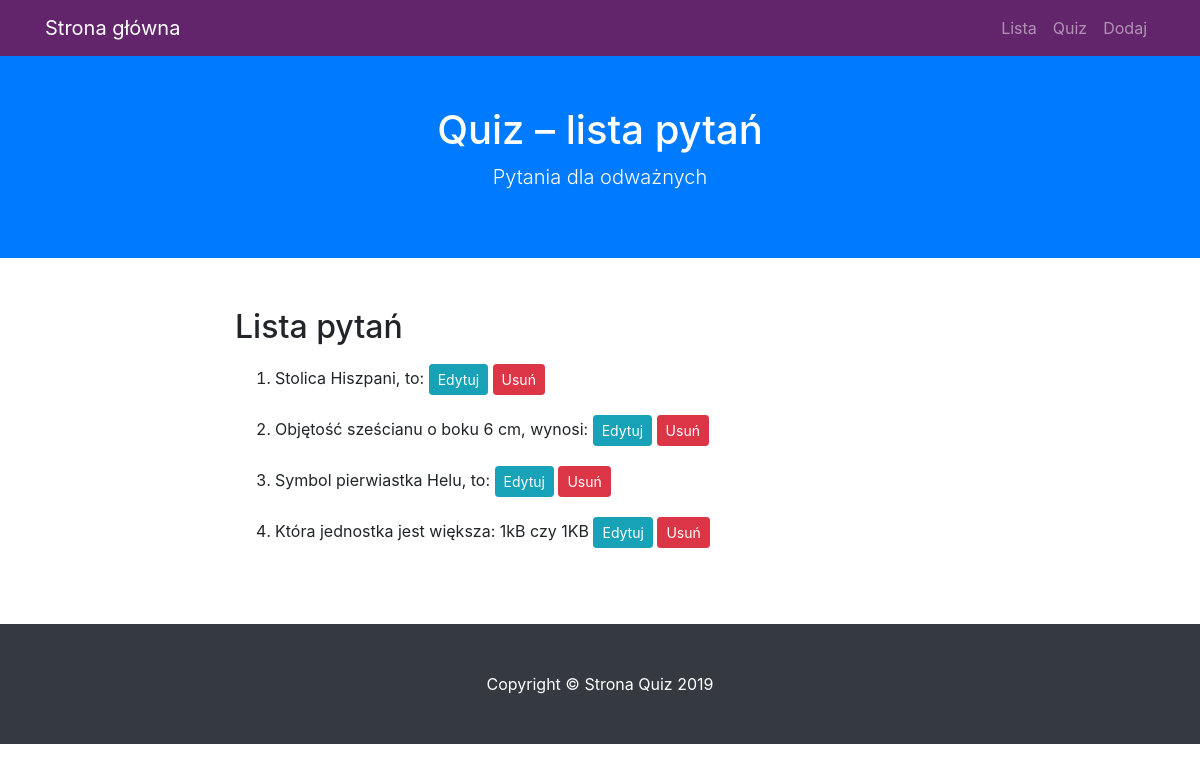
Page /lista on the earlier database version.
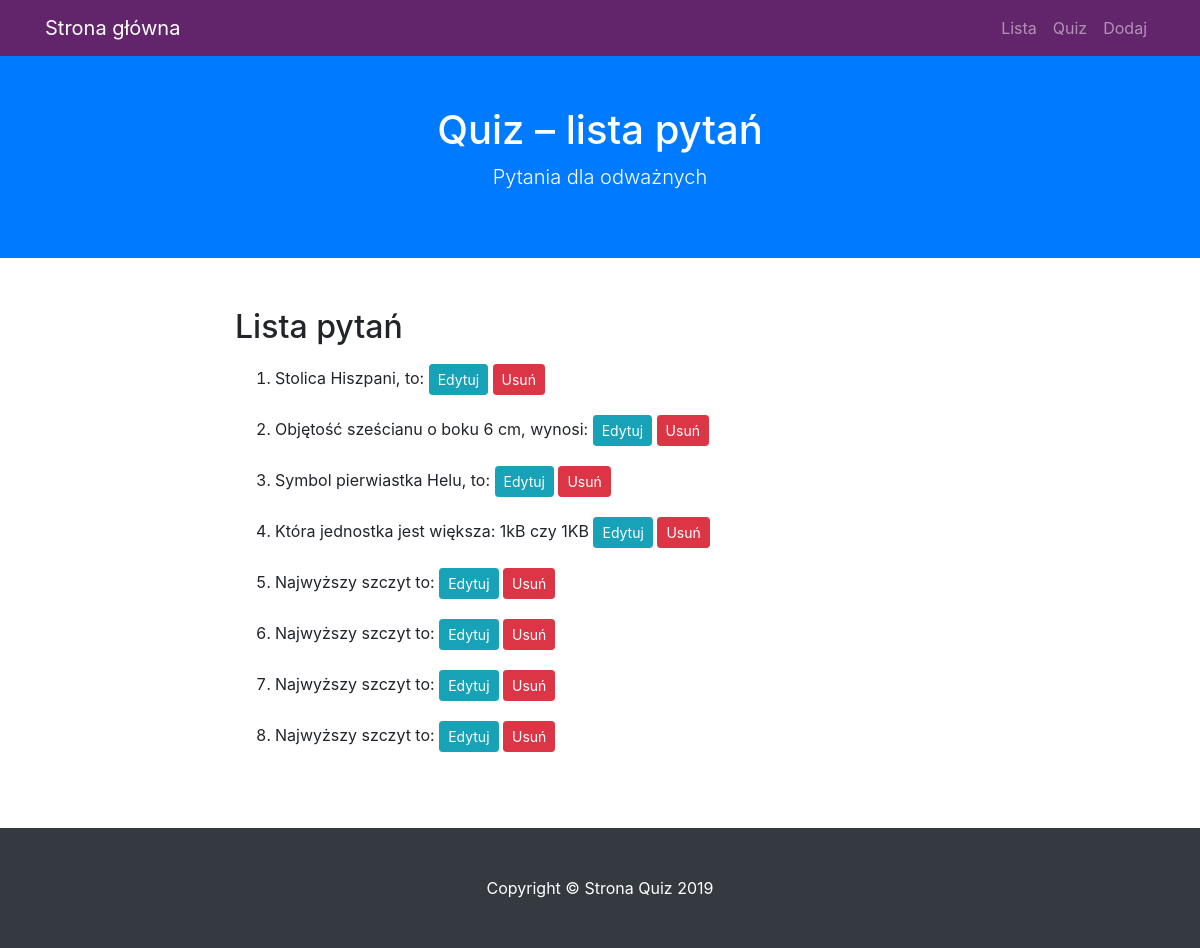
Same page on the later database version.
### modele.py (models this page shows)
class BazaModel(Model):
    class Meta:
        database = baza

class Pytanie(BazaModel):
    pytanie = CharField(null=False)
    kategoria = ForeignKeyField(Kategoria, related_name='pytania')

### views.py (the view)
@app.route('/lista')
def lista():
    pytania = Pytanie.select()
    return render_template('lista.html', query=pytania)

### app.py (called while the page is built)
@app.before_request
def before_request():
    g.db = baza
    g.db.connect(reuse_if_open=True)

@app.after_request
def after_request(response):
    g.db.close()
    return response

### templates/lista.html (shortened to what this page needs)
{% extends "szablon.html" %}
{% block h1 %}Quiz – lista pytań{% endblock %}
{% block tresc %}
  <h2>Lista pytań</h2>
  <ol>
    {% for p in query %}
        <li class="elemdel">{{ p.pytanie }}
            <a href="{{ url_for('edytuj', pid=p.id)}}" class="btn btn-sm btn-info">Edytuj</a>
            <a href="{{ url_for('usun', pid=p.id)}}" class="btn btn-sm btn-danger">Usuń</a>
        </li>
    {% endfor %}
  </ol>
{% endblock %}

Differences in the rows shown:
added Pytanie: pytanie "Najwyższy szczyt to:"
added Pytanie: pytanie "Najwyższy szczyt to:"
added Pytanie: pytanie "Najwyższy szczyt to:"
added Pytanie: pytanie "Najwyższy szczyt to:"
